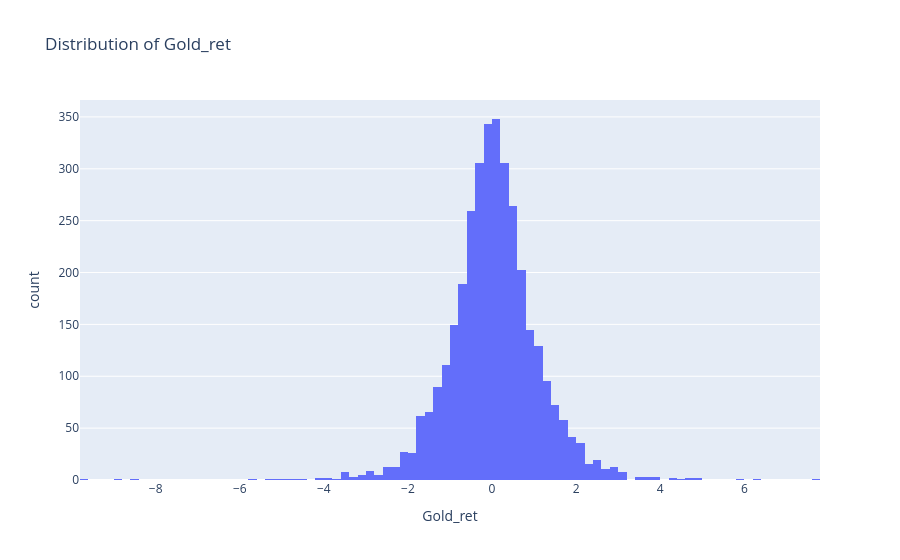
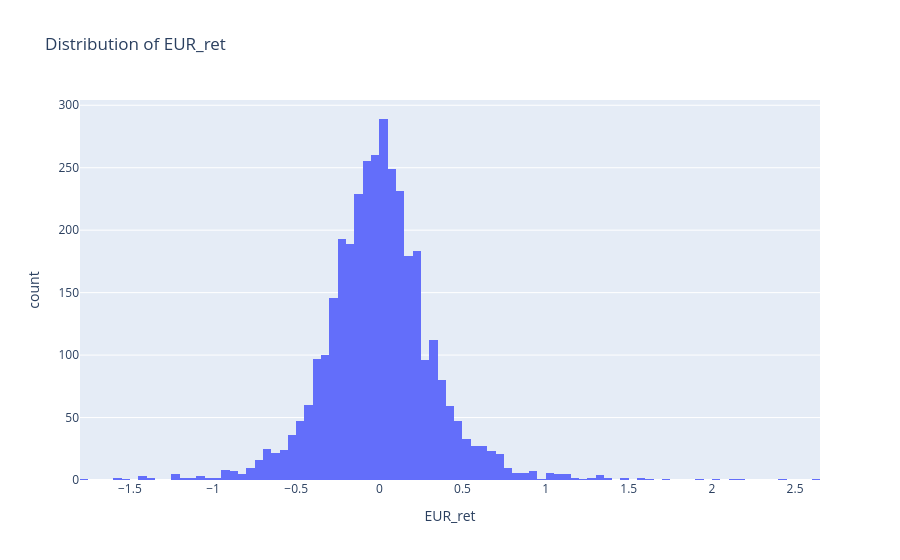
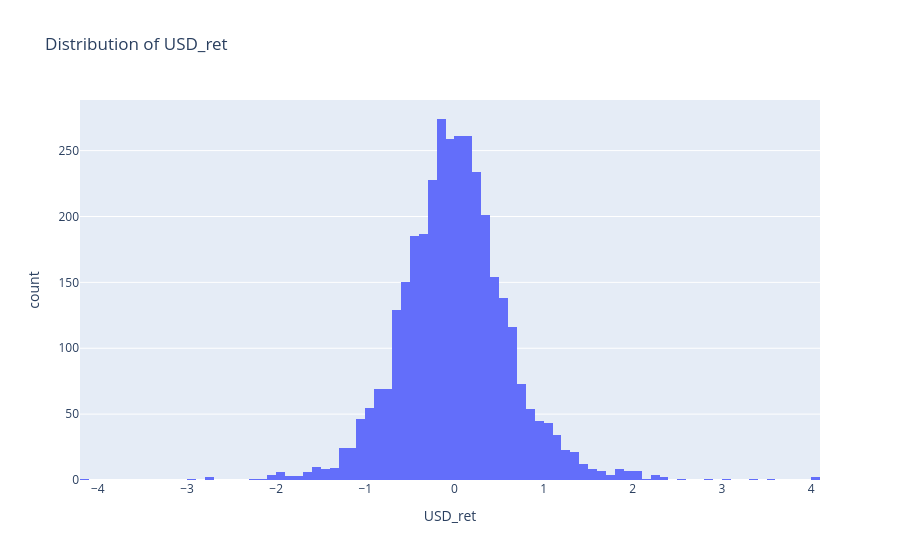
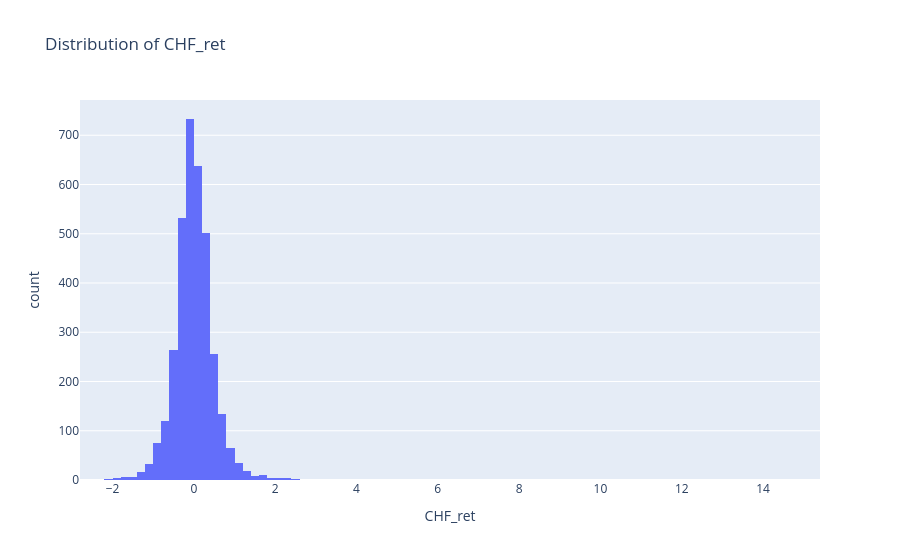

Source (notebook cell) for these figures, in order:
### Markdown cell above
**This is the key result.** Prices in Poland went up by 60%, so **100 PLN kept in cash is worth only 62.5 PLN** today. All currencies also lost real value: CHF 85, USD 76, EUR 66, GBP 64. **Only gold protected the savings – 196 PLN**, almost twice the starting value. But not all the time: from 2013 until mid-2019 gold was below 100 (lost real value) almost every month.

### Code cell
import plotly.express as px

for col in ret_cols:
    px.histogram(df, x=col, nbins=100, title=f'Distribution of {col}').show()

### Figure 1 — Plotly figure (JSON) as saved in the notebook; plotly's stock layout.template omitted (floating-point values rounded to 4 significant figures; data arrays with more than 128 entries replaced by an {"elided": "..."} marker saying what was removed)
{"data": [{"bingroup": "x", "hovertemplate": "Gold_ret=%{x}<br>count=%{y}<extra></extra>", "legendgroup": "", "marker": {"color": "#636efa", "pattern": {"shape": ""}}, "name": "", "nbinsx": 100, "orientation": "v", "showlegend": false, "type": "histogram", "x": {"elided": "3480 float values"}, "xaxis": "x", "yaxis": "y"}], "layout": {"barmode": "relative", "legend": {"tracegroupgap": 0}, "title": {"text": "Distribution of Gold_ret"}, "xaxis": {"anchor": "y", "domain": [0, 1], "title": {"text": "Gold_ret"}}, "yaxis": {"anchor": "x", "domain": [0, 1], "title": {"text": "count"}}}}

### Figure 2 — Plotly figure (JSON) as saved in the notebook; plotly's stock layout.template omitted (floating-point values rounded to 4 significant figures; data arrays with more than 128 entries replaced by an {"elided": "..."} marker saying what was removed)
{"data": [{"bingroup": "x", "hovertemplate": "EUR_ret=%{x}<br>count=%{y}<extra></extra>", "legendgroup": "", "marker": {"color": "#636efa", "pattern": {"shape": ""}}, "name": "", "nbinsx": 100, "orientation": "v", "showlegend": false, "type": "histogram", "x": {"elided": "3480 float values"}, "xaxis": "x", "yaxis": "y"}], "layout": {"barmode": "relative", "legend": {"tracegroupgap": 0}, "title": {"text": "Distribution of EUR_ret"}, "xaxis": {"anchor": "y", "domain": [0, 1], "title": {"text": "EUR_ret"}}, "yaxis": {"anchor": "x", "domain": [0, 1], "title": {"text": "count"}}}}

### Figure 3 — Plotly figure (JSON) as saved in the notebook; plotly's stock layout.template omitted (floating-point values rounded to 4 significant figures; data arrays with more than 128 entries replaced by an {"elided": "..."} marker saying what was removed)
{"data": [{"bingroup": "x", "hovertemplate": "USD_ret=%{x}<br>count=%{y}<extra></extra>", "legendgroup": "", "marker": {"color": "#636efa", "pattern": {"shape": ""}}, "name": "", "nbinsx": 100, "orientation": "v", "showlegend": false, "type": "histogram", "x": {"elided": "3480 float values"}, "xaxis": "x", "yaxis": "y"}], "layout": {"barmode": "relative", "legend": {"tracegroupgap": 0}, "title": {"text": "Distribution of USD_ret"}, "xaxis": {"anchor": "y", "domain": [0, 1], "title": {"text": "USD_ret"}}, "yaxis": {"anchor": "x", "domain": [0, 1], "title": {"text": "count"}}}}

### Figure 4 — Plotly figure (JSON) as saved in the notebook; plotly's stock layout.template omitted (floating-point values rounded to 4 significant figures; data arrays with more than 128 entries replaced by an {"elided": "..."} marker saying what was removed)
{"data": [{"bingroup": "x", "hovertemplate": "CHF_ret=%{x}<br>count=%{y}<extra></extra>", "legendgroup": "", "marker": {"color": "#636efa", "pattern": {"shape": ""}}, "name": "", "nbinsx": 100, "orientation": "v", "showlegend": false, "type": "histogram", "x": {"elided": "3480 float values"}, "xaxis": "x", "yaxis": "y"}], "layout": {"barmode": "relative", "legend": {"tracegroupgap": 0}, "title": {"text": "Distribution of CHF_ret"}, "xaxis": {"anchor": "y", "domain": [0, 1], "title": {"text": "CHF_ret"}}, "yaxis": {"anchor": "x", "domain": [0, 1], "title": {"text": "count"}}}}
